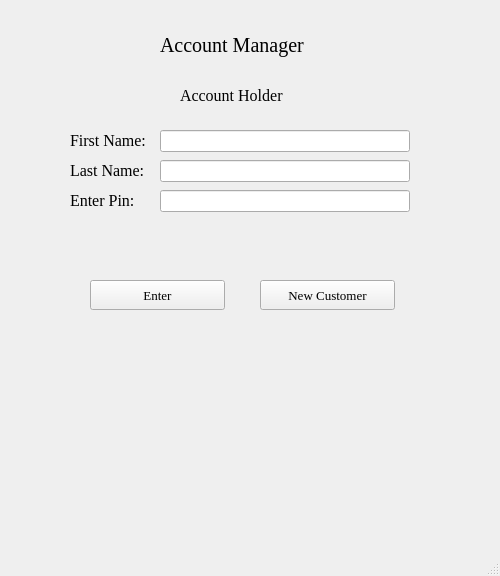
<?xml version="1.0" encoding="UTF-8"?>
<ui version="4.0">
 <class>mainWindow</class>
 <widget class="QMainWindow" name="mainWindow">
  <property name="geometry">
   <rect>
    <x>0</x>
    <y>0</y>
    <width>500</width>
    <height>576</height>
   </rect>
  </property>
  <property name="minimumSize">
   <size>
    <width>500</width>
    <height>500</height>
   </size>
  </property>
  <property name="maximumSize">
   <size>
    <width>500</width>
    <height>600</height>
   </size>
  </property>
  <property name="windowTitle">
   <string>MainWindow</string>
  </property>
  <widget class="QWidget" name="centralwidget">
   <widget class="QLabel" name="accountManagerLabel">
    <property name="geometry">
     <rect>
      <x>160</x>
      <y>30</y>
      <width>161</width>
      <height>31</height>
     </rect>
    </property>
    <property name="font">
     <font>
      <family>Georgia</family>
      <pointsize>15</pointsize>
     </font>
    </property>
    <property name="text">
     <string>Account Manager</string>
    </property>
   </widget>
   <widget class="QLabel" name="accountHolderLabel">
    <property name="geometry">
     <rect>
      <x>180</x>
      <y>85</y>
      <width>121</width>
      <height>21</height>
     </rect>
    </property>
    <property name="font">
     <font>
      <family>Georgia</family>
      <pointsize>12</pointsize>
     </font>
    </property>
    <property name="text">
     <string>Account Holder</string>
    </property>
   </widget>
   <widget class="QLineEdit" name="firstNameTextBox">
    <property name="geometry">
     <rect>
      <x>160</x>
      <y>130</y>
      <width>250</width>
      <height>22</height>
     </rect>
    </property>
    <property name="font">
     <font>
      <family>Georgia</family>
      <pointsize>12</pointsize>
     </font>
    </property>
   </widget>
   <widget class="QLineEdit" name="lastNameTextBox">
    <property name="geometry">
     <rect>
      <x>160</x>
      <y>160</y>
      <width>250</width>
      <height>22</height>
     </rect>
    </property>
    <property name="font">
     <font>
      <family>Georgia</family>
      <pointsize>12</pointsize>
     </font>
    </property>
   </widget>
   <widget class="QLineEdit" name="pinTextBox">
    <property name="geometry">
     <rect>
      <x>160</x>
      <y>190</y>
      <width>250</width>
      <height>22</height>
     </rect>
    </property>
    <property name="font">
     <font>
      <family>Georgia</family>
      <pointsize>12</pointsize>
     </font>
    </property>
    <property name="clearButtonEnabled">
     <bool>false</bool>
    </property>
   </widget>
   <widget class="QLabel" name="fisrtNameLabel">
    <property name="geometry">
     <rect>
      <x>70</x>
      <y>130</y>
      <width>91</width>
      <height>20</height>
     </rect>
    </property>
    <property name="font">
     <font>
      <family>Georgia</family>
      <pointsize>12</pointsize>
     </font>
    </property>
    <property name="text">
     <string>First Name:</string>
    </property>
   </widget>
   <widget class="QLabel" name="lastNameLabel">
    <property name="geometry">
     <rect>
      <x>70</x>
      <y>160</y>
      <width>91</width>
      <height>20</height>
     </rect>
    </property>
    <property name="font">
     <font>
      <family>Georgia</family>
      <pointsize>12</pointsize>
     </font>
    </property>
    <property name="text">
     <string>Last Name:</string>
    </property>
   </widget>
   <widget class="QLabel" name="pinLabel">
    <property name="geometry">
     <rect>
      <x>70</x>
      <y>190</y>
      <width>71</width>
      <height>20</height>
     </rect>
    </property>
    <property name="font">
     <font>
      <family>Georgia</family>
      <pointsize>12</pointsize>
     </font>
    </property>
    <property name="text">
     <string>Enter Pin: </string>
    </property>
   </widget>
   <widget class="QLabel" name="messageAccountLabel">
    <property name="geometry">
     <rect>
      <x>70</x>
      <y>220</y>
      <width>350</width>
      <height>41</height>
     </rect>
    </property>
    <property name="font">
     <font>
      <family>Georgia</family>
      <pointsize>10</pointsize>
     </font>
    </property>
    <property name="text">
     <string/>
    </property>
    <property name="alignment">
     <set>Qt::AlignCenter</set>
    </property>
   </widget>
   <widget class="QLabel" name="activityOutputLabel">
    <property name="geometry">
     <rect>
      <x>70</x>
      <y>330</y>
      <width>350</width>
      <height>131</height>
     </rect>
    </property>
    <property name="text">
     <string/>
    </property>
    <property name="alignment">
     <set>Qt::AlignCenter</set>
    </property>
   </widget>
   <widget class="QPushButton" name="enterButton">
    <property name="geometry">
     <rect>
      <x>90</x>
      <y>280</y>
      <width>135</width>
      <height>30</height>
     </rect>
    </property>
    <property name="font">
     <font>
      <family>Georgia</family>
      <pointsize>10</pointsize>
     </font>
    </property>
    <property name="text">
     <string>Enter</string>
    </property>
   </widget>
   <widget class="QPushButton" name="newCustomerButton">
    <property name="geometry">
     <rect>
      <x>260</x>
      <y>280</y>
      <width>135</width>
      <height>30</height>
     </rect>
    </property>
    <property name="font">
     <font>
      <family>Georgia</family>
      <pointsize>10</pointsize>
     </font>
    </property>
    <property name="text">
     <string>New Customer</string>
    </property>
   </widget>
  </widget>
  <widget class="QStatusBar" name="statusbar"/>
 </widget>
 <resources/>
 <connections/>
</ui>
